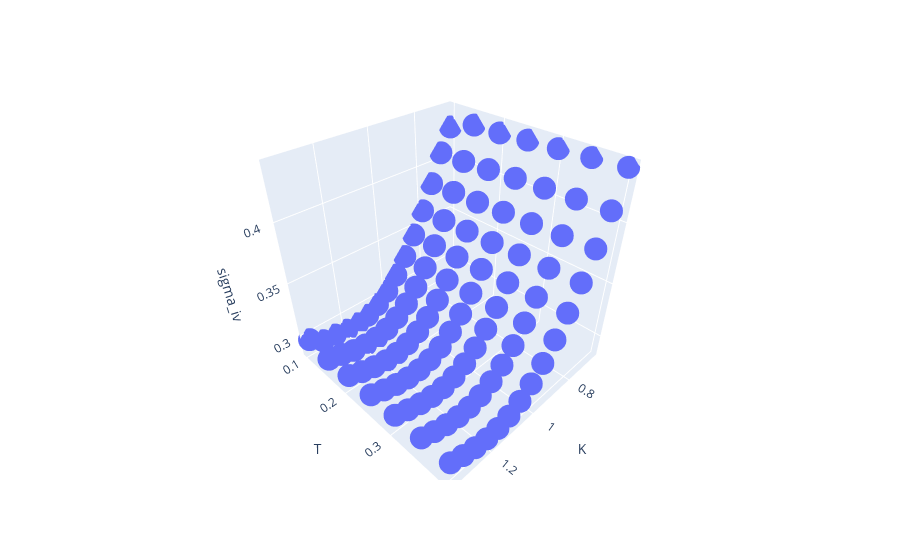

Notebook cell for this chart:
### Code cell
#plot the 3d scatter of dots, which make a surface of volatility
fig = px.scatter_3d(df, x='K', y='T', z='sigma_iv')
fig.show()
